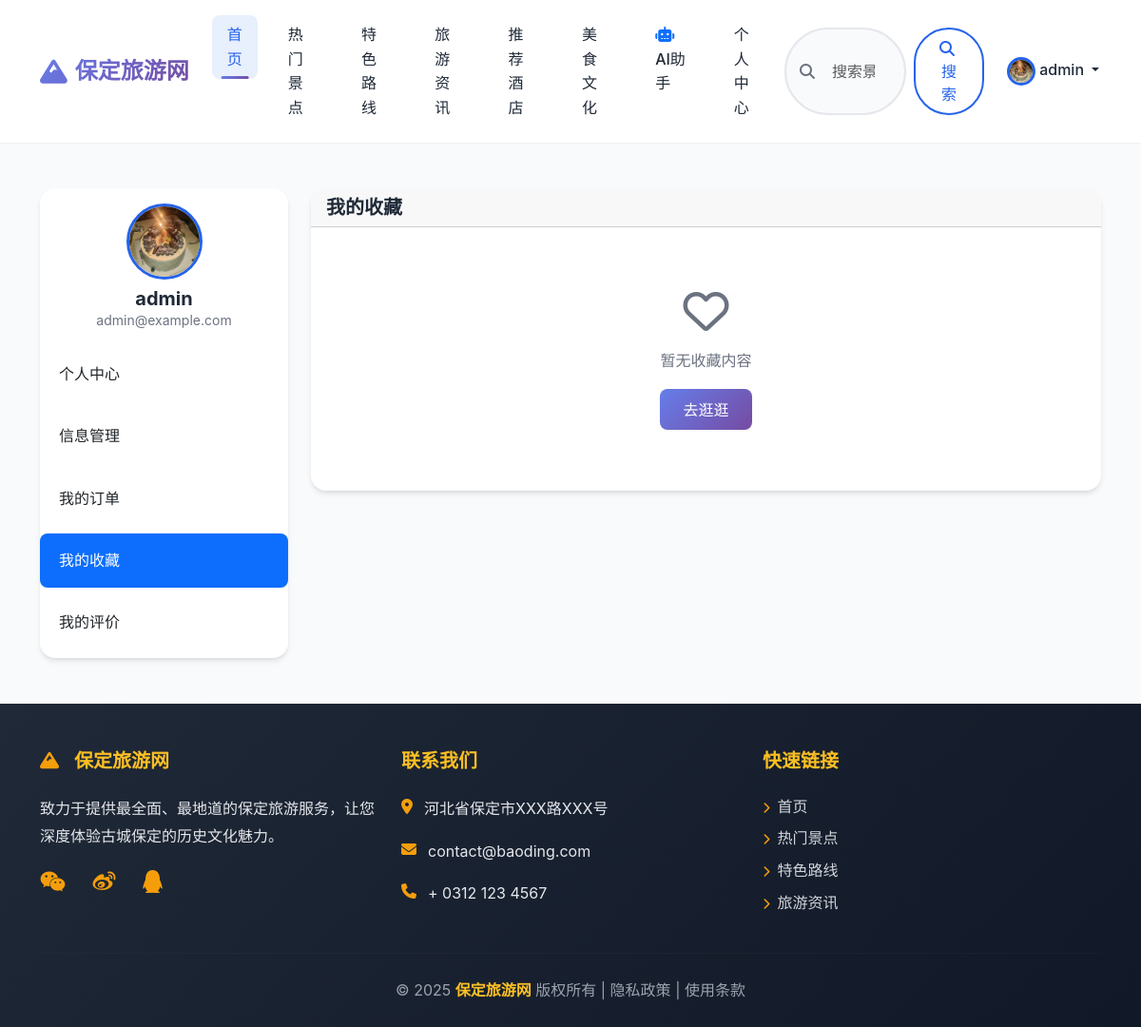
The page /users/favorites/ (signed in) on the database its author committed.
### apps/users/models.py (models this page shows, shortened)
class CustomUser(AbstractUser):
    phone = models.CharField(max_length=11, unique=True, verbose_name="手机号")
    avatar = models.ImageField(upload_to='avatars/', default='avatars/default.png', verbose_name="头像")
    class Meta:
        verbose_name = "用户"
        verbose_name_plural = verbose_name

### apps/users/views.py (the view, shortened to what this page needs)
# urls.py: path('favorites/', views.UserFavoritesView.as_view(), name='favorites'),
class UserFavoritesView(LoginRequiredMixin, TemplateView):  # 添加 LoginRequiredMixin
    template_name = "user/favorites.html"
    def get_context_data(self, **kwargs):
        context = super().get_context_data(**kwargs)
        from .models import Favorite
        favorites = Favorite.objects.filter(user=self.request.user).order_by('-created_at')
        favorite_list = []
        context['favorite_list'] = favorite_list
        return context

### templates/user/favorites.html (shortened to what this page needs)
{% extends 'common/base.html' %}
{% load static %}
{% block content %}
<div class="container my-5">
    <div class="row">
        <div class="col-lg-3">
             <div class="card">
                <div class="card-body text-center">
                    <img src="{% if user.avatar %}{{ user.avatar.url }}{% else %}{% static 'images/default-avatar.png' %}{% endif %}"
                         alt="头像" class="rounded-circle mb-2" style="width: 80px; height: 80px; object-fit: cover;">
                    <h5 class="mb-0">{{ user.username }}</h5>
                    <p class="text-muted small mb-0">{{ user.email }}</p>
                </div>
                <div class="list-group list-group-flush">
                    <a href="{% url 'users:home' %}" class="list-group-item list-group-item-action">个人中心</a>
                    <a href="{% url 'users:profile' %}" class="list-group-item list-group-item-action">信息管理</a>
                    <a href="{% url 'users:orders' %}" class="list-group-item list-group-item-action">我的订单</a>
                    <a href="{% url 'users:favorites' %}" class="list-group-item list-group-item-action active" aria-current="true">我的收藏</a>
                    <a href="{% url 'users:reviews' %}" class="list-group-item list-group-item-action">我的评价</a>
                </div>
            </div>
        </div>
        <div class="col-lg-9">
             <div class="card">
                <div class="card-header">
                    <h5 class="mb-0">我的收藏</h5>
                </div>
                <div class="card-body">
                    {% if favorite_list %}
                    <div class="row g-4">
                        {% for item in favorite_list %}
                        <div class="col-md-6 col-lg-4">
                            <div class="card h-100 shadow-sm favorite-item" data-favorite-id="{{ item.favorite.id }}" data-target-id="{{ item.favorite.target_id }}" data-target-type="{{ item.favorite.target_type }}">
                                {% if item.target_image %}
                                <img src="{{ item.target_image }}" class="card-img-top" alt="{{ item.target_name }}" style="height: 200px; object-fit: cover;">
                                {% else %}
                                <div class="card-img-top bg-secondary d-flex align-items-center justify-content-center" style="height: 200px;">
                                    <i class="fas fa-image fa-3x text-white-50"></i>
                                </div>
                                {% endif %}
                                <div class="card-body d-flex flex-column">
                                    <h5 class="card-title">{{ item.target_name }}</h5>
                                    <p class="card-text text-muted small mb-2">
                                        <span class="badge bg-primary">{{ item.target_type_display }}</span>
                                    </p>
                                    <div class="mt-auto">
                                        <a href="{{ item.target_url }}" class="btn btn-sm btn-outline-primary w-100 mb-2">查看详情</a>
                                        <button class="btn btn-sm btn-outline-danger w-100 unfavorite-btn"
                                                data-target-id="{{ item.favorite.target_id }}"
                                                data-target-type="{{ item.favorite.target_type }}">
                                            <i class="far fa-heart"></i> 取消收藏
                                        </button>
                                    </div>
                                </div>
                            </div>
                        </div>
                        {% endfor %}
                    </div>
                    {% else %}
                    <div class="text-center py-5">
                        <i class="far fa-heart fa-3x text-muted mb-3"></i>
                        <p class="text-muted">暂无收藏内容</p>
                        <a href="{% url 'scenic:list' %}" class="btn btn-primary">去逛逛</a>
                    </div>
                    {% endif %}
                </div>
            </div>
        </div>
    </div>
</div>
{% endblock %}

### templates/common/header.html (shortened to what this page needs)
{% load static %}
<header>
    <nav class="navbar navbar-expand-lg navbar-light bg-light shadow-sm sticky-top">
        <div class="container">
            <a class="navbar-brand fw-bold" href="{% url 'index:index' %}" style="display: flex; align-items: center; gap: 0.5rem;">
                <i class="fas fa-mountain" style="color: #2563eb; font-size: 1.8rem;"></i>
                <span>保定旅游网</span>
            </a>
            <div class="collapse navbar-collapse" id="mainNavbar">
                <ul class="navbar-nav me-auto mb-2 mb-lg-0">
                    <li class="nav-item">
                        <a class="nav-link active" aria-current="page" href="{% url 'index:index' %}">首页</a>
                    </li>
                    <li class="nav-item">
                        <a class="nav-link" href="{% url 'scenic:list' %}">热门景点</a>
                    </li>
                    <li class="nav-item">
                        <a class="nav-link" href="{% url 'routes:list' %}">特色路线</a>
                    </li>
                    <li class="nav-item">
                        <a class="nav-link" href="{% url 'news:list' %}">旅游资讯</a>
                    </li>
                    <li class="nav-item">
                        <a class="nav-link" href="{% url 'hotels:list' %}">推荐酒店</a>
                    </li>
                    <li class="nav-item">
                        <a class="nav-link" href="{% url 'foods:list' %}">美食文化</a>
                    </li>
                    <li class="nav-item">
                        <a class="nav-link" href="{% url 'ai_assistant:index' %}">
                            <i class="fas fa-robot text-primary me-1"></i>AI助手
                        </a>
                    </li>
                    <li class="nav-item">
                        <a class="nav-link" href="{% url 'users:home' %}">个人中心</a>
                    </li>
                </ul>
                <form class="d-flex mx-auto position-relative" style="width: 300px; max-width: 100%;" role="search" method="get" action="{% url 'index:search' %}">
                    <i class="fas fa-search position-absolute" style="left: 1rem; top: 50%; transform: translateY(-50%); color: #6b7280; z-index: 10;"></i>
                    <input class="form-control me-2 ps-5" type="search" name="q" placeholder="搜索景点/路线..." aria-label="Search" value="{{ request.GET.q|default:'' }}" required>
                    <button class="btn btn-outline-primary" type="submit">
                        <i class="fas fa-search me-1"></i>搜索
                    </button>
                </form>
                <ul class="navbar-nav ms-auto mb-2 mb-lg-0">
                    {% if user.is_authenticated %}
                        <li class="nav-item dropdown">
                            <a class="nav-link dropdown-toggle" href="#" id="navbarUserDropdown" role="button" data-bs-toggle="dropdown" aria-expanded="false">
                                <img src="{{ user.avatar.url|default:'https://placehold.co/30x30/avatar.png' }}" alt="avatar" class="rounded-circle" style="width: 30px; height: 30px; object-fit: cover;">
                                {{ user.username }}
                            </a>
                        </li>
                    {% endif %}
                </ul>
            </div>
        </div>
    </nav>
</header>

### static/css/style.css (style rules this page uses)
:root { --primary-color: #2563eb; --primary-dark: #1e40af; --primary-light: #3b82f6; --secondary-color: #10b981; --accent-color: #f59e0b; --danger-color: #ef4444; --text-dark: #1f2937; --text-gray: #6b7280; --bg-light: #f9fafb; --bg-white: #ffffff; --border-color: #e5e7eb; --shadow-sm: 0 1px 2px 0 rgba(0, 0, 0, 0.05); --shadow-md: 0 4px 6px -1px rgba(0, 0, 0, 0.1), 0 2px 4px -1px rgba(0, 0, 0, 0.06); --shadow-lg: 0 10px 15px -3px rgba(0, 0, 0, 0.1), 0 4px 6px -2px rgba(0, 0, 0, 0.05); --shadow-xl: 0 20px 25px -5px rgba(0, 0, 0, 0.1), 0 10px 10px -5px rgba(0, 0, 0, 0.04); --gradient-primary: linear-gradient(135deg, #667eea 0%, #764ba2 100%); --gradient-secondary: linear-gradient(135deg, #f093fb 0%, #f5576c 100%); --gradient-success: linear-gradient(135deg, #4facfe 0%, #00f2fe 100%); }
* { margin: 0; padding: 0; box-sizing: border-box; }
body { font-family: -apple-system, BlinkMacSystemFont, "Segoe UI", "PingFang SC", "Microsoft YaHei", Roboto, "Helvetica Neue", Arial, sans-serif; color: var(--text-dark); background-color: var(--bg-light); line-height: 1.6; -webkit-font-smoothing: antialiased; -moz-osx-font-smoothing: grayscale; }
.text-muted { color: #6b7280 !important; }
.navbar { background: var(--bg-white) !important; box-shadow: var(--shadow-md); padding: 1rem 0; transition: all 0.3s ease; }
.navbar-brand { font-size: 1.5rem; font-weight: 700; background: var(--gradient-primary); -webkit-background-clip: text; -webkit-text-fill-color: transparent; background-clip: text; transition: transform 0.3s ease; }
.nav-link { font-weight: 500; color: var(--text-dark) !important; margin: 0 0.5rem; padding: 0.5rem 1rem !important; border-radius: 8px; transition: all 0.3s ease; position: relative; }
.nav-link:hover, .nav-link.active { color: var(--primary-color) !important; background: rgba(37, 99, 235, 0.1); }
.nav-link.active::after { content: ''; position: absolute; bottom: 0; left: 50%; transform: translateX(-50%); width: 60%; height: 3px; background: var(--gradient-primary); border-radius: 2px; }
.btn { border-radius: 8px; font-weight: 500; padding: 0.6rem 1.5rem; transition: all 0.3s ease; border: none; box-shadow: var(--shadow-sm); }
.btn-primary { background: var(--gradient-primary); color: white; }
.btn-outline-primary { border: 2px solid var(--primary-color); color: var(--primary-color); background: transparent; }
.card { border: none; border-radius: 16px; overflow: hidden; transition: all 0.3s ease; background: var(--bg-white); box-shadow: var(--shadow-md); }
.form-control, .form-select { border-radius: 8px; border: 2px solid var(--border-color); padding: 0.75rem 1rem; transition: all 0.3s ease; }
.list-group-item { border: none; border-radius: 8px; margin-bottom: 0.5rem; transition: all 0.3s ease; padding: 1rem 1.25rem; }
.list-group-item-action { cursor: pointer; }
.navbar .form-control { border-radius: 50px; border: 2px solid var(--border-color); padding-left: 2.5rem; background: var(--bg-light); }
.navbar .btn-outline-primary { border-radius: 50px; padding: 0.5rem 1.5rem; }
h1, h2, h3, h4, h5, h6 { font-weight: 700; color: var(--text-dark); margin-bottom: 1rem; }
img { transition: transform 0.3s ease; }
.card { animation: fadeInUp 0.6s ease-out; }
.card:nth-child(1) { animation-delay: 0.1s; }
.shadow-sm { box-shadow: var(--shadow-sm) !important; }
html { scroll-behavior: smooth; }
.rounded-circle { border: 3px solid var(--primary-color); transition: all 0.3s ease; }

### rows shown on the page
CustomUser: avatar (placeholder picture), username "admin", email "admin@example.com"
